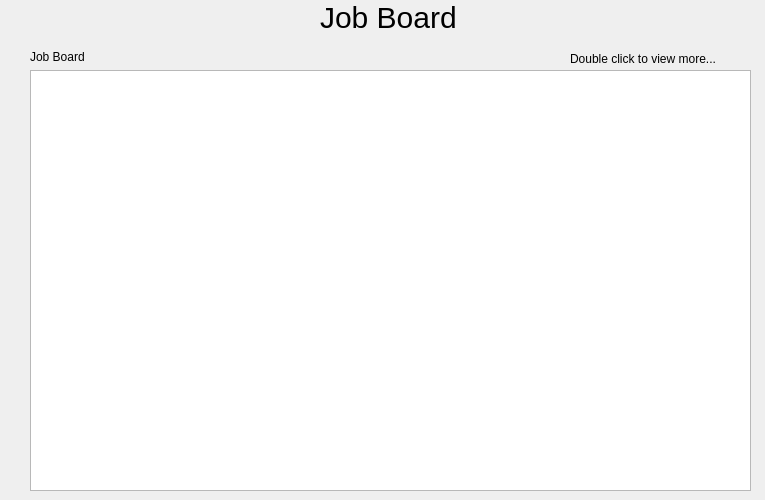
   <widget class="QWidget" name="jobBoardPage">
    <widget class="QLabel" name="headerLabel_JobBoard">
     <property name="geometry">
      <rect>
       <x>320</x>
       <y>0</y>
       <width>140</width>
       <height>34</height>
      </rect>
     </property>
     <property name="styleSheet">
      <string notr="true">font-size:30px;</string>
     </property>
     <property name="text">
      <string>Job Board</string>
     </property>
     <property name="alignment">
      <set>Qt::AlignLeading|Qt::AlignLeft|Qt::AlignVCenter</set>
     </property>
     <property name="buddy">
      <cstring>descEdit_NewOrder</cstring>
     </property>
    </widget>
    <widget class="QLabel" name="doubleClickLabel_JobBoard">
     <property name="geometry">
      <rect>
       <x>570</x>
       <y>50</y>
       <width>186</width>
       <height>17</height>
      </rect>
     </property>
     <property name="text">
      <string>Double click to view more...</string>
     </property>
     <property name="buddy">
      <cstring>sourceEdit_NewOrder</cstring>
     </property>
    </widget>
    <widget class="QWidget" name="layoutWidget_2">
     <property name="geometry">
      <rect>
       <x>30</x>
       <y>50</y>
       <width>721</width>
       <height>441</height>
      </rect>
     </property>
     <layout class="QVBoxLayout" name="ListWidgetsBox_JobBoard">
      <item>
       <widget class="QLabel" name="jobBoardLabel_JobBoard">
        <property name="text">
         <string>Job Board</string>
        </property>
        <property name="buddy">
         <cstring>sourceEdit_NewOrder</cstring>
        </property>
       </widget>
      </item>
      <item>
       <widget class="QListWidget" name="jobOrdersListWidget_JobBoard"/>
      </item>
     </layout>
    </widget>
   </widget>
